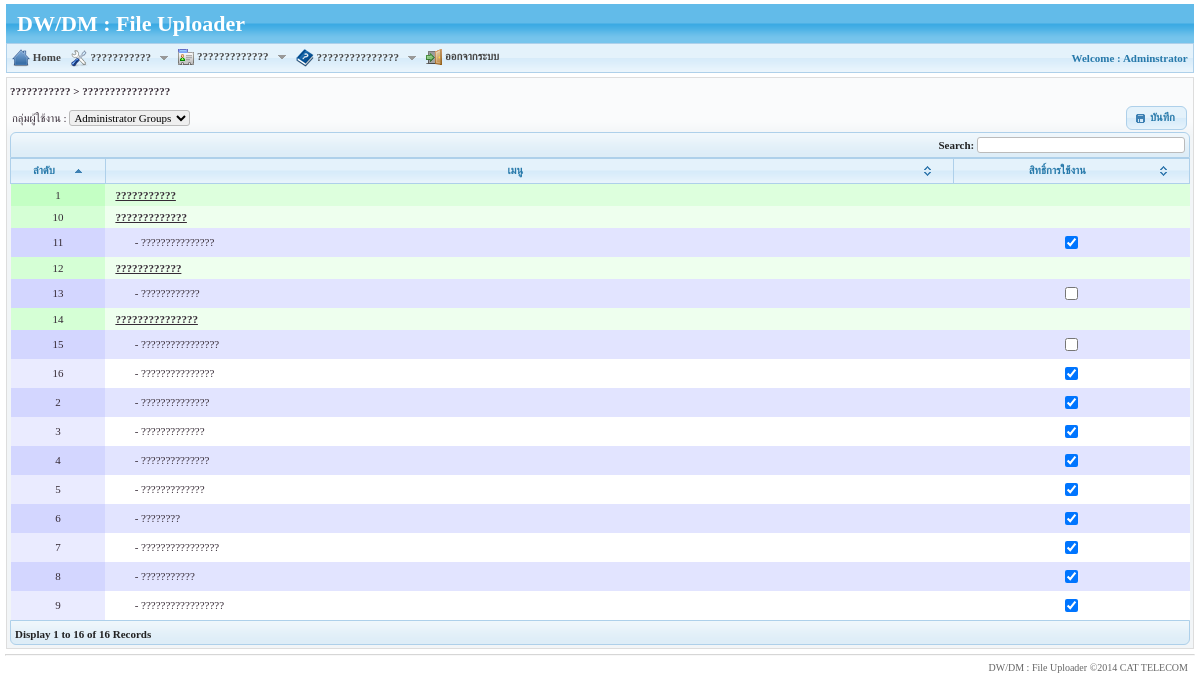
The page /?setModule=Admin&setPage=menu_auth (signed in) on the database its author committed.
### tables this page shows
CREATE TABLE IF NOT EXISTS `tbl_menu_group` (
  `mgroup_id` tinyint(4) NOT NULL auto_increment,
  `menu_group_th` varchar(50) NOT NULL,
  `menu_group_en` varchar(50) default NULL,
  `menu_path` varchar(50) NOT NULL,
  `menu_order` tinyint(4) default NULL,
  `icon_id` tinyint(4) default '3',
  PRIMARY KEY  (`mgroup_id`),
  KEY `Ref44106` (`icon_id`)
);

CREATE TABLE IF NOT EXISTS `tbl_menu` (
  `menu_id` tinyint(4) NOT NULL auto_increment,
  `menu_name_th` varchar(70) NOT NULL,
  `menu_name_en` varchar(70) default NULL,
  `menu_file` varchar(50) NOT NULL,
  `menu_order` tinyint(4) default NULL,
  `mgroup_id` tinyint(4) default NULL,
  `icon_id` tinyint(4) default NULL,
  PRIMARY KEY  (`menu_id`),
  KEY `Ref44105` (`icon_id`),
  KEY `Ref554` (`mgroup_id`)
);

### modules/Admin/menu_auth.php (the view, shortened to what the rows shown need)
<?php
$tbl = new dataTable();
$tbl->id = $_GET['setPage'];
$tbl->title = title_menu($_GET['setPage']);
$tbl->module = $_GET['setModule'];
$tbl->page = $_GET['setPage'];
$tbl->paging = false;
$tbl->pagingLength = '100';
$tbl->pagingEnd = '100';
$tbl->order = 0;
$tbl->openTable();
$sql_group = "SELECT * FROM tbl_user_group ORDER BY group_id ";
$rs_group = $db->GetAll($sql_group);
$get_mgroup = $_GET['group_id'] ? " ".$_GET['group_id'] : $rs_group[0]['group_id'];
$sql_menu_auth = "SELECT menu_id FROM tbl_menu_auth WHERE group_id = $get_mgroup";
$rs_menu_auth = $db->GetAll($sql_menu_auth);
for($a=0;$a<count($rs_menu_auth);$a++){
	$Arr_menu_auth[] = $rs_menu_auth[$a]['menu_id'];
}
?>
<table width="100%" border="0" cellpadding="0" cellspacing="0" class="display" id="<?=$tbl->id;?>">
  <thead>
    <tr>
      <th width="8%"  class="header_height">ลำดับ
      <th width="72%"  class="header_height">เมนู
      <th width="20%" align="center">        สิทธิ์การใช้งาน </th>
    </tr>
  </thead>
  <tbody>
  <?php
  		  $sql_gmemu = "SELECT
											 mgroup_id,
											 menu_group_th
										FROM tbl_menu_group
										ORDER BY mgroup_id";
			$rs_gmenu = $db->GetAll($sql_gmemu);
			$loop=1;
			for($i=0;$i<count($rs_gmenu);$i++){
  ?>
    <tr class="gradeA">
      <td align="center"><?=$loop?></td>
      <td><u><b><?=$rs_gmenu[$i]['menu_group_th']?></b></u></td>
      <td align="center"></td>
    </tr>
			<?php
			$mgroup_id = $rs_gmenu[$i]['mgroup_id'];
			$sql_menu =  "SELECT
												 menu_id,
												 menu_name_th,
												 mgroup_id
											FROM tbl_menu
											WHERE mgroup_id = $mgroup_id
											ORDER BY menu_id";
				$rs_menu = $db->GetAll($sql_menu);
				for($j=0;$j<count($rs_menu);$j++){
						$loop++;
					$chk_menu_id = $rs_menu[$j]['menu_id'];
					 if(@in_array($chk_menu_id ,$Arr_menu_auth)){
						$chk_status = "checked";
					}else{
						$chk_status = "";
					}
			?>
                  <tr>
                      <td align="center"><?=$loop?></td>
                      <td>&nbsp; &nbsp;&nbsp;&nbsp;&nbsp;&nbsp;- <?=$rs_menu[$j]['menu_name_th']?></td>
                      <td align="center"><input type="checkbox" name="chk_menu[]" id="chk_menu" value="<?=$rs_menu[$j]['menu_id']?>" <?=$chk_status?> /></td>
    </tr>
    <?php
				}
	$loop++;
	} ?>
  </tbody>
</table>

### main_menu.php (shortened to what the rows shown need)
<?php
$db->debug = 0;
?>
<link rel="stylesheet" type="text/css" href="css/<?=THEMES?>/menu.css" />
<div class="ui-state-default">
  <table cellpadding="0" cellspacing="0" style="width:100%;">
    <tr>
      <td width="83%" style="width:80%;">
        <ul id="qm0" class="qmmc">
          <?php
if(LANGUAGE == "en"){
	$menu_group_lange = "menu_group_en";
	$menu_lange = "menu_name_en";
}else{
	$menu_group_lange = "menu_group_th";
}
$sqlMenuGroup = "SELECT
								 T.*
							FROM (SELECT
									   b.mgroup_id,
									   b.menu_group_th,
									   b.menu_group_en,
									   b.menu_path,
									   a.menu_order,
									   c.icon_name
								  FROM tbl_menu a,
									   tbl_menu_group b,
									   tbl_icons c
								  WHERE a.mgroup_id = b.mgroup_id
										 AND b.icon_id = c.icon_id
										 AND menu_id IN(SELECT
															 menu_id
														FROM tbl_menu_auth
														WHERE group_id IN(SELECT
																			   group_id
																		  FROM tbl_user_auth
																		  WHERE user_id ='".$_SESSION['sess_user_id']."'))
								  GROUP BY a.mgroup_id
								  ORDER BY a.mgroup_id) AS T
								 left join tbl_menu_group a
								   on a.mgroup_id = t.mgroup_id
							group by a.menu_order
							order by a.menu_order";
$rsMenuGroup = $db->GetAll($sqlMenuGroup);
for($i=0;$i<count($rsMenuGroup);$i++){
	?>
          <li><a class="qmparent" href="javascript:void(0)"><img src="./images/menu_actions/<?=$rsMenuGroup[$i]['icon_name']?>"  border="0" align="absmiddle" />
            <?=$rsMenuGroup[$i][$menu_group_lange]?>
            &nbsp;&nbsp;<img src="images/menu_actions/icons-down.gif"  border="0" align="absmiddle" /> </a>
            <?php
}
			?>
          <li ><a class="qmparent" href="javascript:void(0)" id="signout"><img src="<?=$arr_icon['logout']?>"  border="0" align="absmiddle" /> ออกจากระบบ</a>
        </ul>
        </td>
    </tr>
  </table>
</div>

### rows shown on the page
tbl_menu_group: shows a picture, menu_group_th "???????????"
tbl_menu_group: shows a picture, menu_group_th "?????????????"
tbl_menu_group: shows a picture, menu_group_th "???????????????"
tbl_menu: menu_name_th "??????????????"
tbl_menu: menu_name_th "?????????????"
tbl_menu: menu_name_th "??????????????"
tbl_menu: menu_name_th "?????????????"
tbl_menu: menu_name_th "????????"
tbl_menu: menu_name_th "????????????????"
tbl_menu: menu_name_th "???????????"
tbl_menu: menu_name_th "?????????????????"
tbl_menu: menu_name_th "???????????????"
tbl_menu_group: menu_group_th "????????????"
tbl_menu: menu_name_th "????????????"
tbl_menu: menu_name_th "????????????????"
tbl_menu: menu_name_th "???????????????"

### other values the page prints
SITE_NAME "DW/DM : File Uploader"
$_SESSION['sess_name'] "Adminstrator"
$this->title "??????????? > ????????????????"
MENU_SAVE_ONLY "บันทึก"
COPYRIGHT "©2014 CAT TELECOM"
form field group_id "Administrator Groups"
